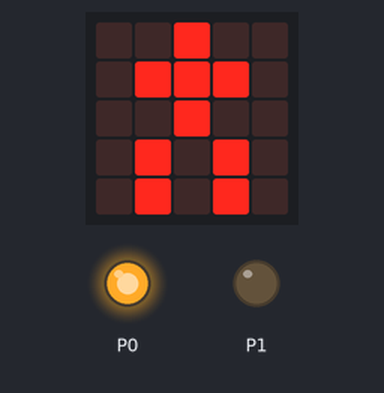
Bench run of a program on a simulated BBC micro:bit (MakeCode). Parts: the board's 5×5 LED display, output pins drawn as LEDs (lit = HIGH).

Above: at 0.1 s.
At 5.6 s:
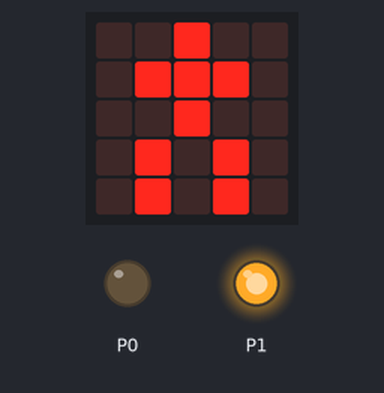
At 9.21 s:
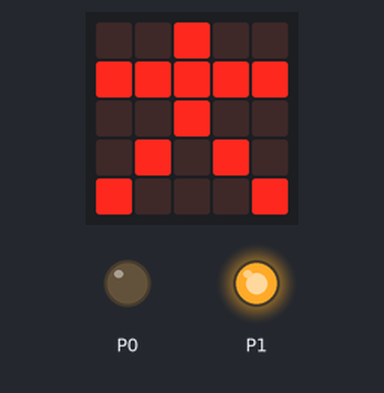
Timing chart, 0 to 129.4 s (numbered marks = the images above):
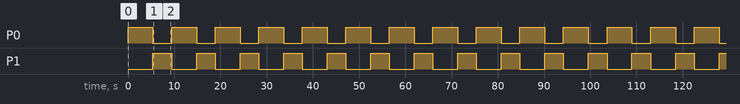

Measured:
- by itself, P0: alternates HIGH for 5.4 s and LOW for 4.0 s
- by itself, P1: alternates HIGH for 4.0 s and LOW for 5.4 s
- by itself, everything shown: repeats every 9.4 s, in 11 steps
- what the display in image 2 shows lasts 0.4 s, from 9.0 s to 9.4 s

The program:

main.ts
```typescript
basic.forever(function () {
    pins.digitalWritePin(DigitalPin.P0, 1)
    pins.digitalWritePin(DigitalPin.P1, 0)
    basic.showLeds(`
        . . # . .
        . # # # .
        . . # . .
        . # . # .
        . # . # .
        `)
    basic.pause(5000)
    for (let index = 0; index < 5; index++) {
        pins.digitalWritePin(DigitalPin.P1, 1)
        pins.digitalWritePin(DigitalPin.P0, 0)
        basic.showLeds(`
            . . # . .
            . # # # .
            . . # . .
            . # . # .
            . # . # .
            `)
        basic.showLeds(`
            . . # . .
            # # # # #
            . . # . .
            . # . # .
            # . . . #
            `)
    }
})
```

test.ts
```typescript
// 在此处测试；当此软件包作为插件使用时，将不会编译此软件包。
```
